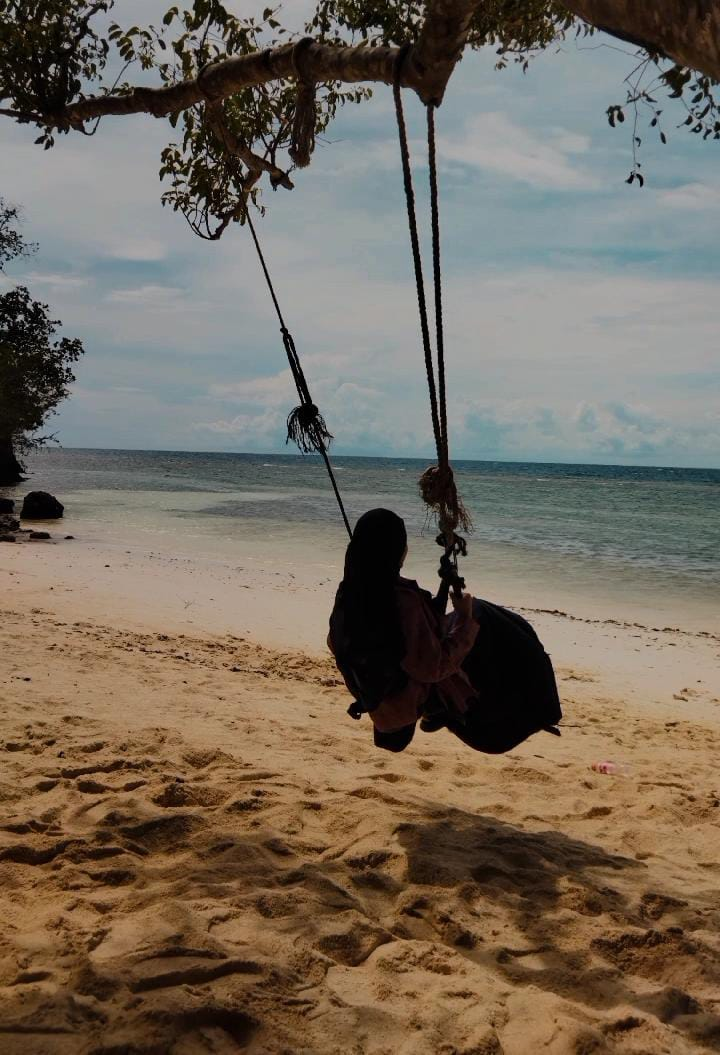
#> input picture Tugas4/Afifa.jpeg, 720 x 1055 px
$ python MaxFilter.py
#> lines starting #> are read from the running program, lines starting #| are printed output that depends on the picture
import cv2
import numpy as np

# Load image
img = cv2.imread("Afifa.jpeg")
#> img is the input picture: shape (1055, 720, 3); mean B, G, R 92.7, 105.8, 116.3

# Define kernel size
kernel_size = (3, 3)

# Apply maximum filter to the image
max_filtered_img = cv2.dilate(img, np.ones(kernel_size), iterations=1)
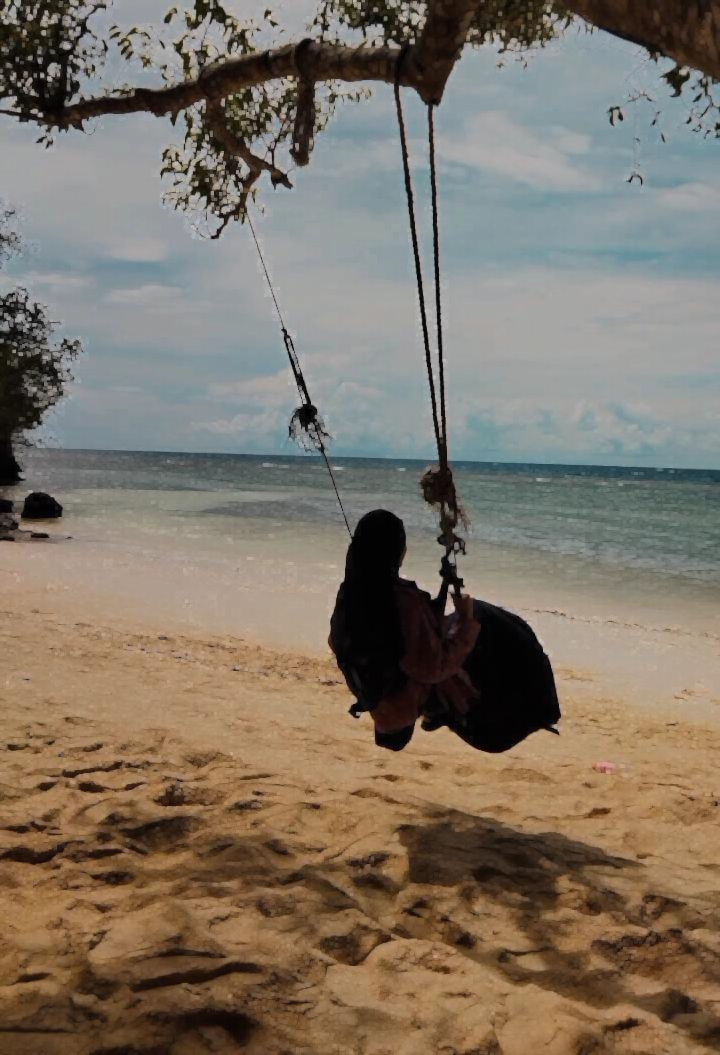
#> max_filtered_img: shape (1055, 720, 3); mean B, G, R 103.1, 116.3, 127

# Show output image
cv2.imshow('Original Image', img)
cv2.imshow('Max Filtered Image', max_filtered_img)
cv2.waitKey(0)
cv2.destroyAllWindows()
